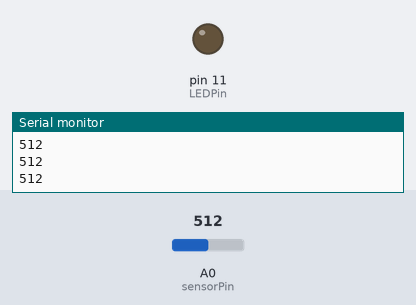
A sketch run on a simulated Arduino Uno, built with avr-gcc and run on an emulated ATmega328P. On the bench: output pins drawn as LEDs (lit = HIGH), the last lines printed to the serial monitor. The inputs (shaded band) are chosen by the test bench; at power-on: A0 (sensorPin) = 512.

Above: at 1.2 s.
1.3 s: A0 (sensorPin) set to 105
2.8 s: A0 (sensorPin) set to 91
At 4.2 s:
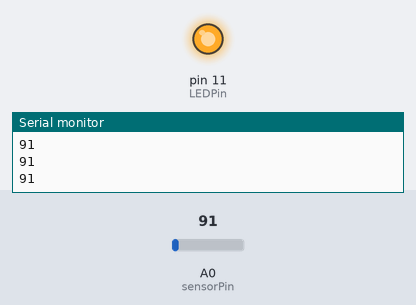
4.5 s: A0 (sensorPin) set to 110
At 5.5 s:
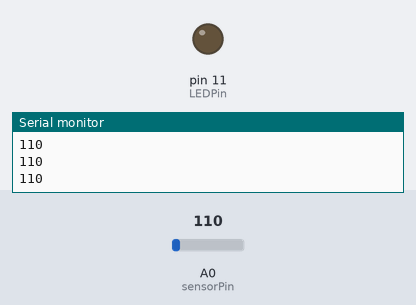
6.0 s: A0 (sensorPin) set to 90
At 6.8 s:
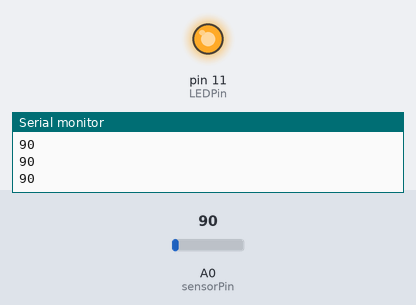
Timing chart, 0 to 8.5 s (numbered marks = the images above; inputs shaded):
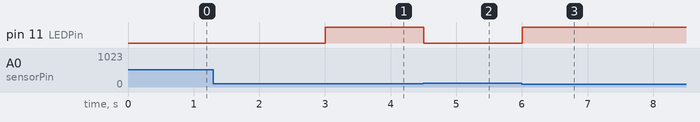

The sketch:

nightlight.ino
```cpp
int sensorPin = 0;
int LEDPin = 11;
int sensorValue = 0;

void setup() {
  Serial.begin(9600);
  pinMode(LEDPin, OUTPUT);
}

void loop() {
  sensorValue = analogRead(sensorPin);
  Serial.println(sensorValue);

  if (sensorValue < 100) {
    digitalWrite(LEDPin, HIGH);
  } else {
    digitalWrite(LEDPin, LOW);
  }

  delay(250);
}
```

Measured:
- the behaviour switches between 100 and 99 on A0 (sensorPin) (found by bisection; images 0 and 1)
- after the input at 2.8 s, pin 11 (LEDPin): LOW → HIGH after 0.20 s
- after the input at 4.5 s, pin 11 (LEDPin): HIGH → LOW at once
- after the input at 6.0 s, pin 11 (LEDPin): LOW → HIGH at once
